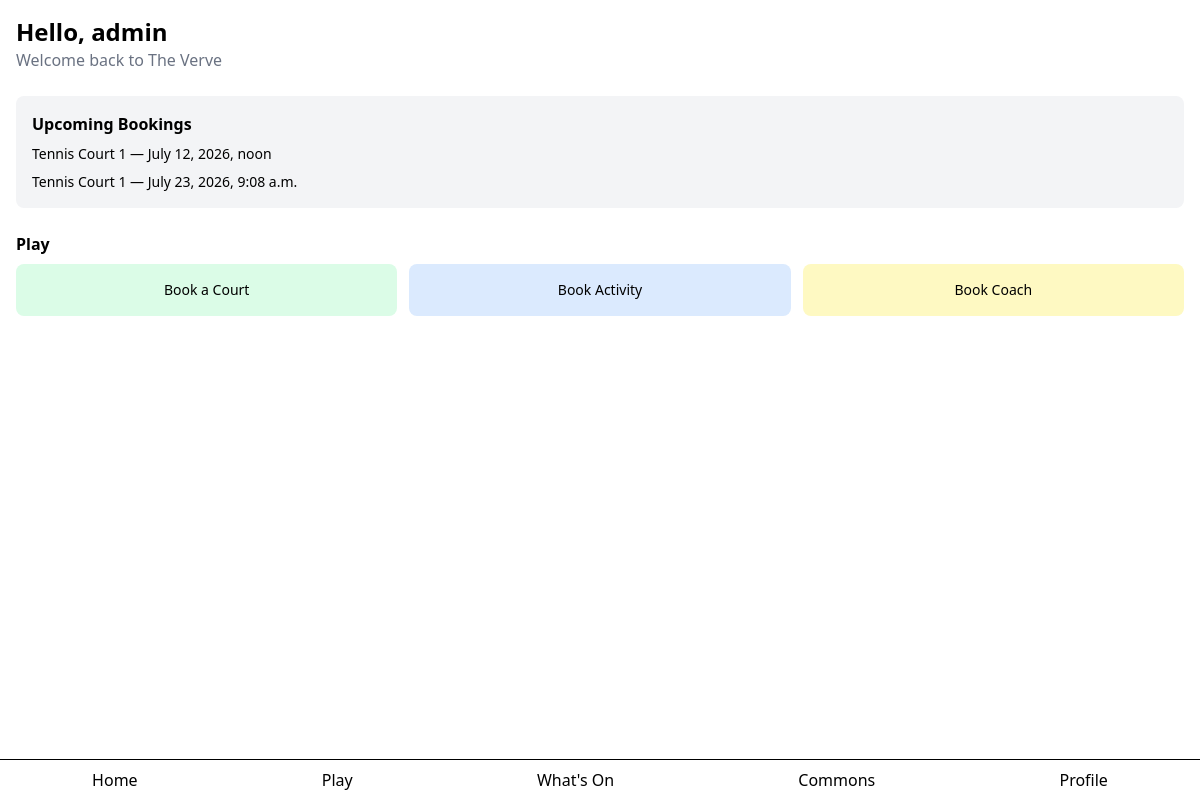
The app's page / (signed in), older data.
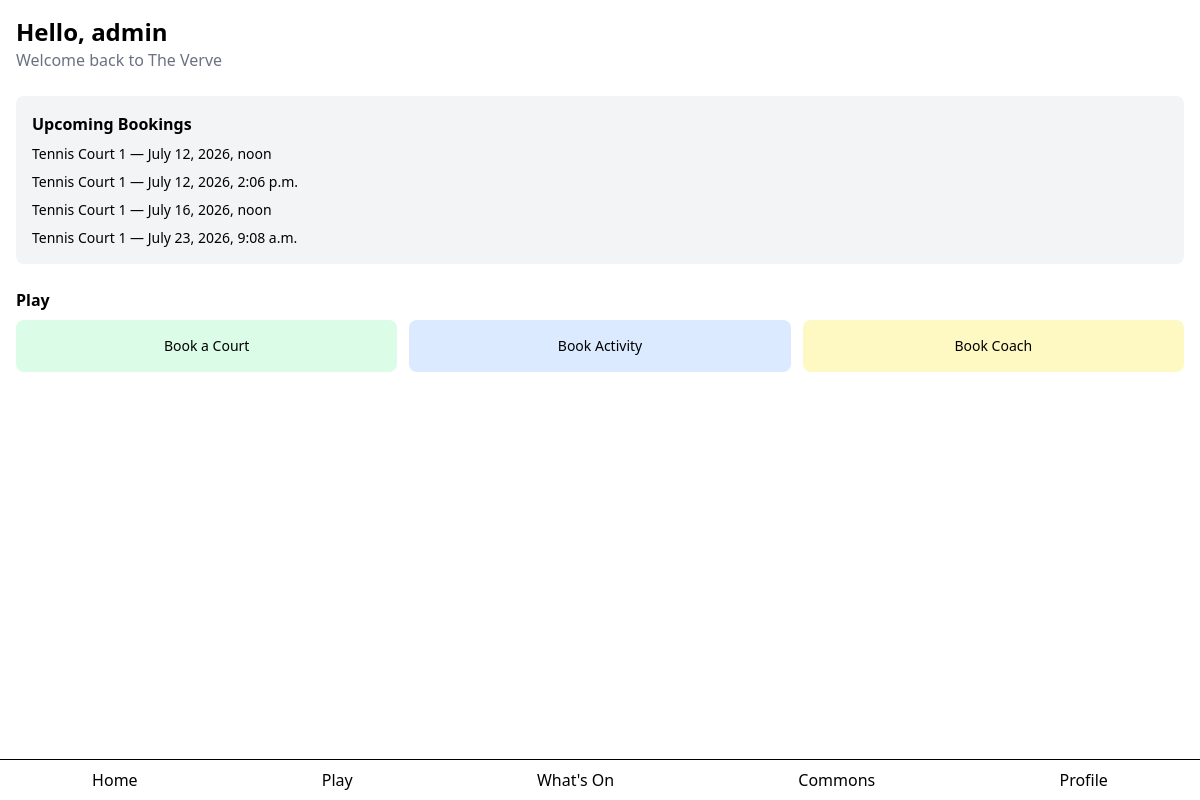
The same page, newer data.
### courts/models.py (models this page shows, shortened)
class Booking(models.Model):
    user = models.ForeignKey(User, on_delete=models.CASCADE)
    court = models.ForeignKey(Court, on_delete=models.CASCADE)
    coach = models.ForeignKey(Coach, on_delete=models.SET_NULL, null=True, blank=True)
    start_time = models.DateTimeField()
    end_time = models.DateTimeField()
    status = models.CharField(max_length=20, choices=STATUS_CHOICES, default="pending")

class Court(models.Model):
    name = models.CharField(max_length=200)
    hourly_rate = models.DecimalField(max_digits=8, decimal_places=2)
    is_active = models.BooleanField(default=True)
    sport = models.ForeignKey(Sport, on_delete=models.CASCADE)

### home/views.py (the view)
# urls.py: 2. Add a URL to urlpatterns:  path('', views.home, name='home')
@login_required
def home(request):
    now = timezone.now()
    upcoming_bookings = Booking.objects.filter(
        user=request.user,
        start_time__gte=now
    ).order_by("start_time")
    upcoming_activity_bookings = ActivityBooking.objects.filter(
        user=request.user,
        activity__start_time__gte=now
    ).order_by("activity__start_time")
    return render(request, "home/home.html", {
        "upcoming_bookings": upcoming_bookings,
        "upcoming_activity_bookings": upcoming_activity_bookings,
    })

### home/templates/home/home.html (shortened to what this page needs)
{% extends "base.html" %}
{% block content %}
<div class="p-4">
    <h1 class="text-2xl font-bold">Hello, {{ user.username }}</h1>
    <p class="text-gray-500">Welcome back to The Verve</p>
<div class="mt-6 bg-gray-100 rounded-lg p-4">
    <h2 class="font-semibold mb-2">Upcoming Bookings</h2>
    {% if upcoming_bookings or upcoming_activity_bookings %}
        <ul class="space-y-2">
        {% for booking in upcoming_bookings %}
            <li class="text-sm">
                {{ booking.court.name }} — {{ booking.start_time }}
            </li>
        {% endfor %}
        </ul>
    {% else %}
        <p class="text-gray-500 text-sm">No upcoming bookings yet.</p>
    {% endif %}
</div>
    <div class="mt-6">
        <h2 class="font-semibold mb-2">Play</h2>
        <div class="grid grid-cols-3 gap-3">
            <a href="{% url 'courts:court-list' %}" class="bg-green-100 rounded-lg p-4 text-center">
                <p class="text-sm font-medium">Book a Court</p>
            </a>
            <a href="{% url 'courts:activity-list' %}" class="bg-blue-100 rounded-lg p-4 text-center">
                <p class="text-sm font-medium">Book Activity</p>
            </a>
            <a href="{% url 'courts:coach-list' %}" class="bg-yellow-100 rounded-lg p-4 text-center">
                <p class="text-sm font-medium">Book Coach</p>
            </a>
        </div>
    </div>
</div>
{% endblock %}

### templates/base.html (shortened to what this page needs)
{% load static %}
<!doctype html>
<html lang="en">
<head>
    <link rel="stylesheet" href="{% static 'css/output.css' %}">
</head>
<body class="pb-16">
<main>
    {% block content %}
    {% endblock %}
</main>
<nav class="fixed bottom-0 left-0 right-0 bg-white border-t flex justify-around py-2">
    <a href="{% url 'home:home' %}">Home</a>
    <a href="{% url 'courts:court-list' %}">Play</a>
    <a href="#">What's On</a>
    <a href="#">Commons</a>
    <a href="{% url 'courts:edit-profile' %}">Profile</a>
</nav>
</body>
</html>

Row changes from the older to the newer data that the page shows:
added Booking: court.name "Tennis Court 1", start_time "July 12, 2026, 2:06 p.m."
added Booking: court.name "Tennis Court 1", start_time "July 16, 2026, noon"
